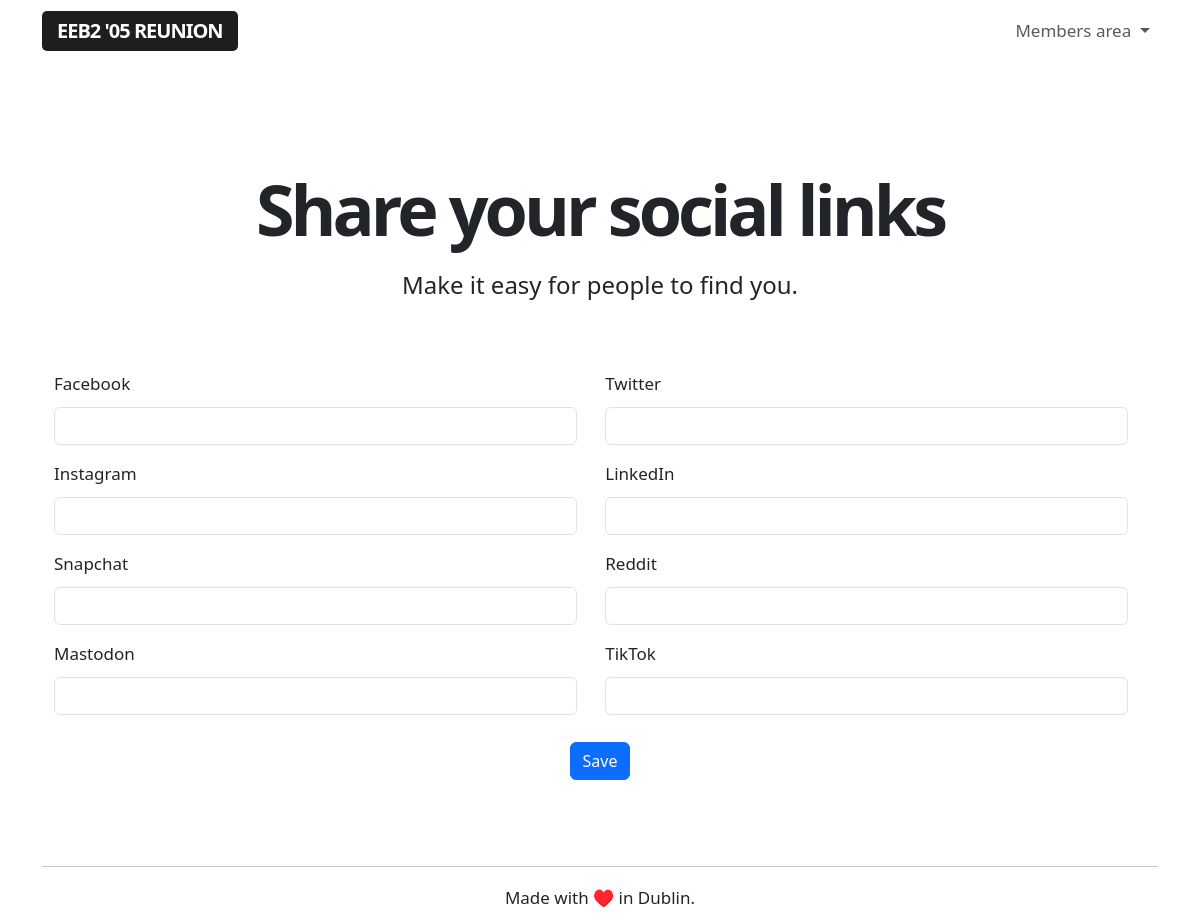
The page /edit/social/1 (signed in) on the database as committed earlier.
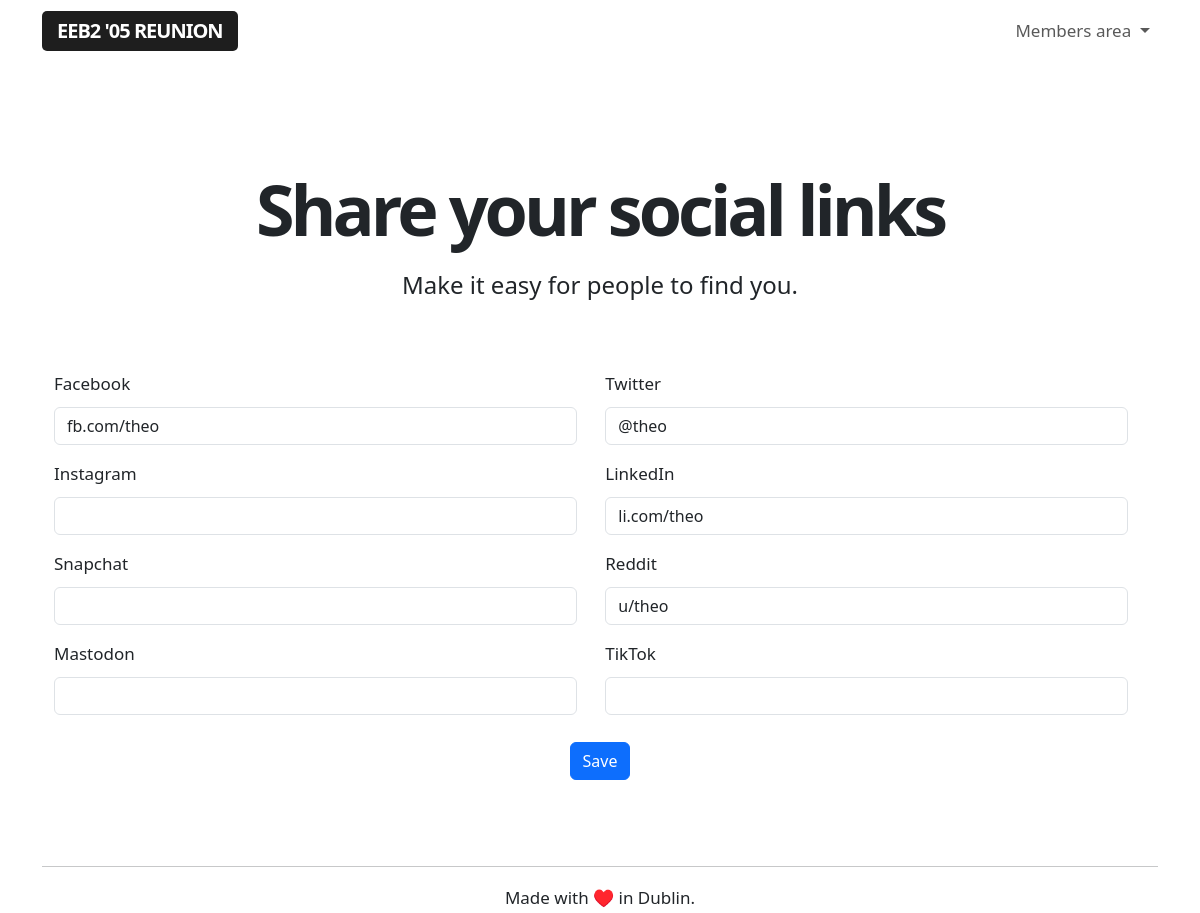
The same page on the database as committed later.
### app/models.py (models this page shows, shortened)
class User(UserMixin, db.Model):
    id = db.Column(db.Integer, primary_key=True)
    username = db.Column(db.String(64), index=True, unique=True)
    name = db.Column(db.String(64), index=True, unique=False)
    section = db.Column(db.String(64), index=True, unique=False)
    email = db.Column(db.String(120), index=True, unique=True)
    password_hash = db.Column(db.String(128))
    role = db.Column(db.String(64), index=True, unique=False)
    rsvp = db.Column(db.String(64), index=True, unique=False)
    avatar = db.Column(db.String(64), index=True, unique=False)
    currentlocation = db.Column(db.String(64), index=True, unique=False)
    facebook = db.Column(db.String(64), index=True, unique=False)
    twitter = db.Column(db.String(64), index=True, unique=False)
    instagram = db.Column(db.String(64), index=True, unique=False)
    linkedin = db.Column(db.String(64), index=True, unique=False)
    snapchat = db.Column(db.String(64), index=True, unique=False)
    reddit = db.Column(db.String(64), index=True, unique=False)
    mastodon = db.Column(db.String(64), index=True, unique=False)
    tiktok = db.Column(db.String(64), index=True, unique=False)

### app/routes.py (the view)
@app.route('/edit/social/<userid>', methods=['GET', 'POST'])
@login_required
def socialLinks(userid):
    user = User.query.filter_by(id=userid).first_or_404()
    form = editSocialLinksForm()
    if user.id == current_user.id or current_user.role=='admin':
        if form.validate_on_submit():
            user.facebook = form.facebook.data
            user.twitter = form.twitter.data
            user.instagram = form.instagram.data
            user.linkedin = form.linkedin.data
            user.snapchat = form.snapchat.data
            user.reddit = form.reddit.data
            user.mastodon = form.mastodon.data
            user.tiktok = form.tiktok.data
            db.session.commit()
            return redirect(url_for('user', userid=userid))
        elif request.method == 'GET':
            form.facebook.data = user.facebook
            form.twitter.data = user.twitter
            form.instagram.data = user.instagram
            form.linkedin.data = user.linkedin
            form.snapchat.data = user.snapchat
            form.reddit.data = user.reddit
            form.mastodon.data = user.mastodon
            form.tiktok.data = user.tiktok
    else:
        flash("You can't edit someone else's profile!")
        return redirect(url_for('user', userid=current_user.id))
    return render_template('edit-social.html', user=user, form=form)

### app/forms.py
class editSocialLinksForm(FlaskForm):
    facebook = StringField('Facebook', validators=[])
    twitter = StringField('Twitter', validators=[])
    instagram = StringField('Instagram', validators=[])
    linkedin = StringField('LinkedIn', validators=[])
    snapchat = StringField('Snapchat', validators=[])
    reddit = StringField('Reddit', validators=[])
    mastodon = StringField('Mastodon', validators=[])
    tiktok = StringField('TikTok', validators=[])
    submit = SubmitField('Save')

### app/models.py (called while the page is built)
@login.user_loader
def load_user(id):
    return User.query.get(int(id))

### app/templates/edit-social.html (shortened to what this page needs)
{% extends "base.html" %}
{% block content %}
<div class="title">
    <h1>Share your social links</h1>
    <h4>Make it easy for people to find you.</h4>
</div>
<div class="social-form">
    <form action="" method="post" novalidate>
        <div class="socialinput">
            {{ form.facebook.label (class_='form-label') }} <br>
            {{ form.facebook(size=10, class_='form-control') }}
        </div>
        <div class="socialinput">
            {{ form.twitter.label (class_='form-label') }} <br>
            {{ form.twitter(size=10, class_='form-control') }}
        </div>
        <div class="socialinput">
            {{ form.instagram.label (class_='form-label') }} <br>
            {{ form.instagram(size=10, class_='form-control') }}
        </div>
        <div class="socialinput">
            {{ form.linkedin.label (class_='form-label')}} <br>
            {{ form.linkedin(size=10, class_='form-control') }}
        </div>
        <div class="socialinput">
            {{ form.snapchat.label (class_='form-label') }} <br>
            {{ form.snapchat(size=10, class_='form-control') }}
        </div>
        <div class="socialinput">
            {{ form.reddit.label (class_='form-label') }} <br>
            {{ form.reddit(size=10, class_='form-control') }}
        </div>
        <div class="socialinput">
            {{ form.mastodon.label (class_='form-label') }} <br>
            {{ form.mastodon(size=10, class_='form-control') }}
        </div>
        <div class="socialinput">
            {{ form.tiktok.label (class_='form-label') }} <br>
            {{ form.tiktok(size=10, class_='form-control') }}
        </div>
        <div class="socialbutton">
            {{ form.submit(class_='btn btn-primary') }}
        </div>
    </form>
</div>
{% endblock %}

Rows that differ between the two databases and show on the page:
now on this page (row edited): User: facebook "fb.com/theo", twitter "@theo", linkedin "li.com/theo", reddit "u/theo"
